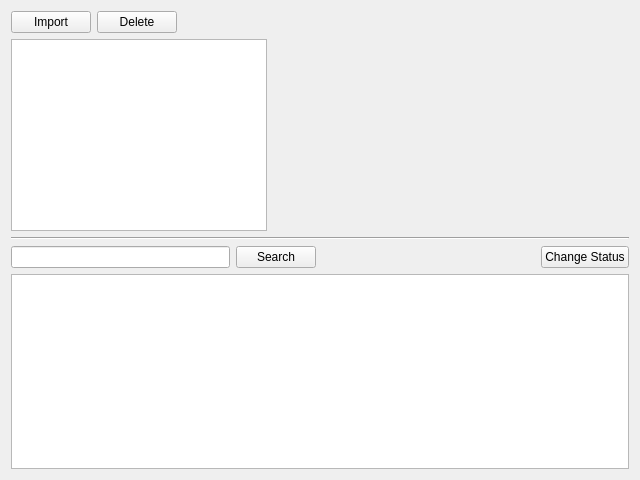
<?xml version="1.0" encoding="UTF-8"?>
<ui version="4.0">
 <class>imports</class>
 <widget class="QWidget" name="imports">
  <property name="geometry">
   <rect>
    <x>0</x>
    <y>0</y>
    <width>640</width>
    <height>480</height>
   </rect>
  </property>
  <property name="windowTitle">
   <string>Imports</string>
  </property>
  <layout class="QVBoxLayout" name="verticalLayout_3">
   <item>
    <layout class="QVBoxLayout" name="verticalLayout">
     <item>
      <layout class="QVBoxLayout" name="verticalLayout_2">
       <property name="sizeConstraint">
        <enum>QLayout::SetFixedSize</enum>
       </property>
       <item>
        <layout class="QHBoxLayout" name="horizontalLayout">
         <item>
          <widget class="QPushButton" name="btn_new_import">
           <property name="text">
            <string>Import</string>
           </property>
          </widget>
         </item>
         <item>
          <widget class="QPushButton" name="btn_delete_file">
           <property name="text">
            <string>Delete</string>
           </property>
          </widget>
         </item>
         <item>
          <spacer name="horizontalSpacer_2">
           <property name="orientation">
            <enum>Qt::Horizontal</enum>
           </property>
           <property name="sizeHint" stdset="0">
            <size>
             <width>40</width>
             <height>20</height>
            </size>
           </property>
          </spacer>
         </item>
        </layout>
       </item>
       <item>
        <layout class="QHBoxLayout" name="horizontalLayout_2">
         <item>
          <widget class="QTableWidget" name="tbl_files">
           <property name="sizePolicy">
            <sizepolicy hsizetype="Fixed" vsizetype="Expanding">
             <horstretch>0</horstretch>
             <verstretch>0</verstretch>
            </sizepolicy>
           </property>
           <property name="maximumSize">
            <size>
             <width>450</width>
             <height>400</height>
            </size>
           </property>
           <property name="editTriggers">
            <set>QAbstractItemView::NoEditTriggers</set>
           </property>
           <property name="showDropIndicator" stdset="0">
            <bool>false</bool>
           </property>
           <property name="selectionBehavior">
            <enum>QAbstractItemView::SelectRows</enum>
           </property>
           <property name="sortingEnabled">
            <bool>true</bool>
           </property>
          </widget>
         </item>
         <item>
          <layout class="QHBoxLayout" name="layout_graphs"/>
         </item>
         <item>
          <spacer name="horizontalSpacer">
           <property name="orientation">
            <enum>Qt::Horizontal</enum>
           </property>
           <property name="sizeHint" stdset="0">
            <size>
             <width>40</width>
             <height>20</height>
            </size>
           </property>
          </spacer>
         </item>
        </layout>
       </item>
      </layout>
     </item>
     <item>
      <widget class="Line" name="line">
       <property name="orientation">
        <enum>Qt::Horizontal</enum>
       </property>
      </widget>
     </item>
     <item>
      <layout class="QHBoxLayout" name="horizontalLayout_3">
       <item>
        <widget class="QLineEdit" name="txt_tran_search"/>
       </item>
       <item>
        <widget class="QPushButton" name="btn_tran_search">
         <property name="text">
          <string>Search</string>
         </property>
        </widget>
       </item>
       <item>
        <spacer name="horizontalSpacer_3">
         <property name="orientation">
          <enum>Qt::Horizontal</enum>
         </property>
         <property name="sizeHint" stdset="0">
          <size>
           <width>40</width>
           <height>20</height>
          </size>
         </property>
        </spacer>
       </item>
       <item>
        <widget class="QPushButton" name="btn_tran_change_status">
         <property name="text">
          <string>Change Status</string>
         </property>
        </widget>
       </item>
      </layout>
     </item>
     <item>
      <widget class="QTableWidget" name="tbl_transactions">
       <property name="sizePolicy">
        <sizepolicy hsizetype="Expanding" vsizetype="MinimumExpanding">
         <horstretch>0</horstretch>
         <verstretch>0</verstretch>
        </sizepolicy>
       </property>
       <property name="maximumSize">
        <size>
         <width>16777215</width>
         <height>16777215</height>
        </size>
       </property>
       <property name="editTriggers">
        <set>QAbstractItemView::NoEditTriggers</set>
       </property>
       <property name="showDropIndicator" stdset="0">
        <bool>false</bool>
       </property>
       <property name="selectionBehavior">
        <enum>QAbstractItemView::SelectRows</enum>
       </property>
       <property name="sortingEnabled">
        <bool>true</bool>
       </property>
      </widget>
     </item>
    </layout>
   </item>
  </layout>
 </widget>
 <resources/>
 <connections/>
</ui>
